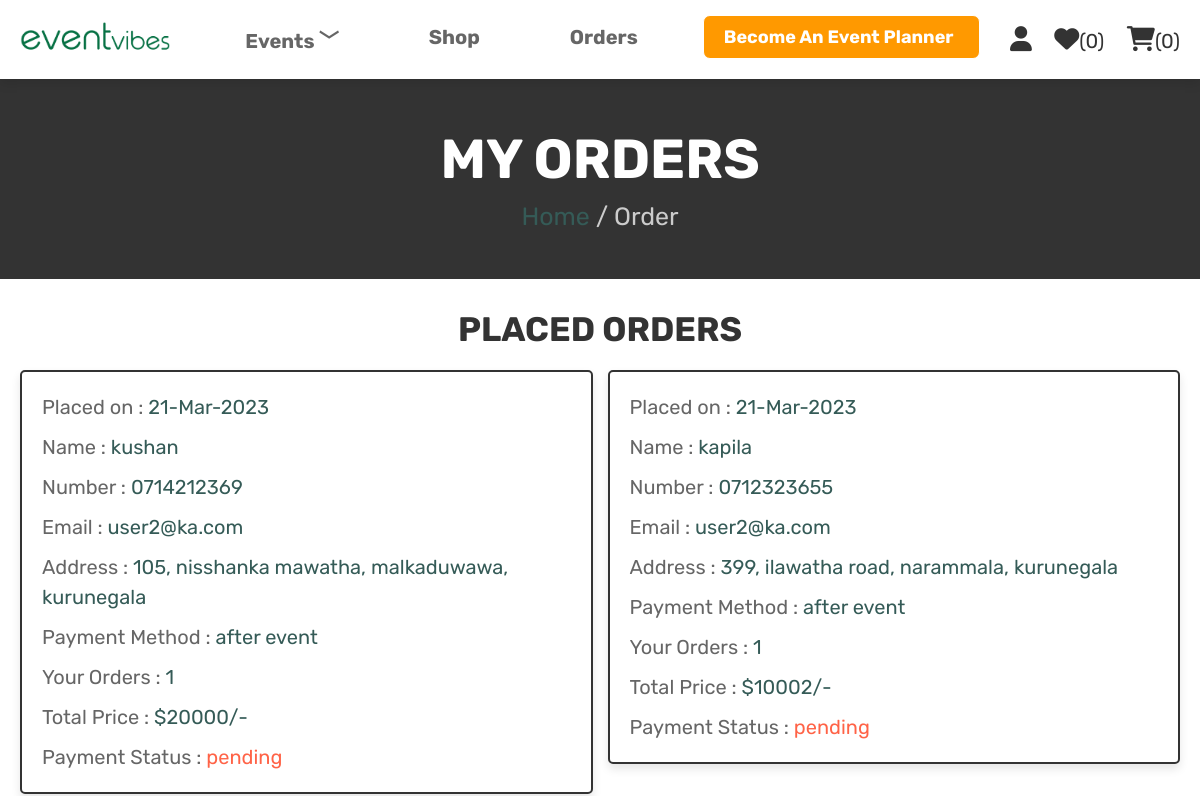
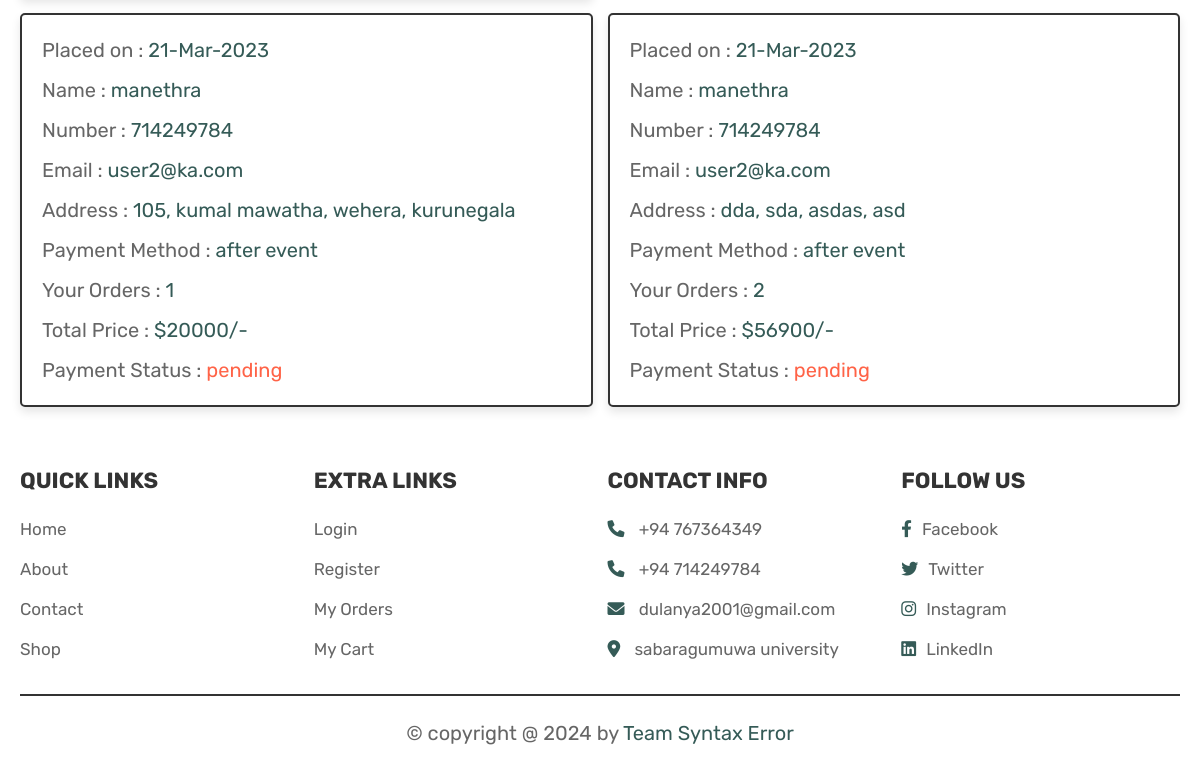
Page /orders.php (signed in) on the earlier database version (2 pictures, top to bottom).
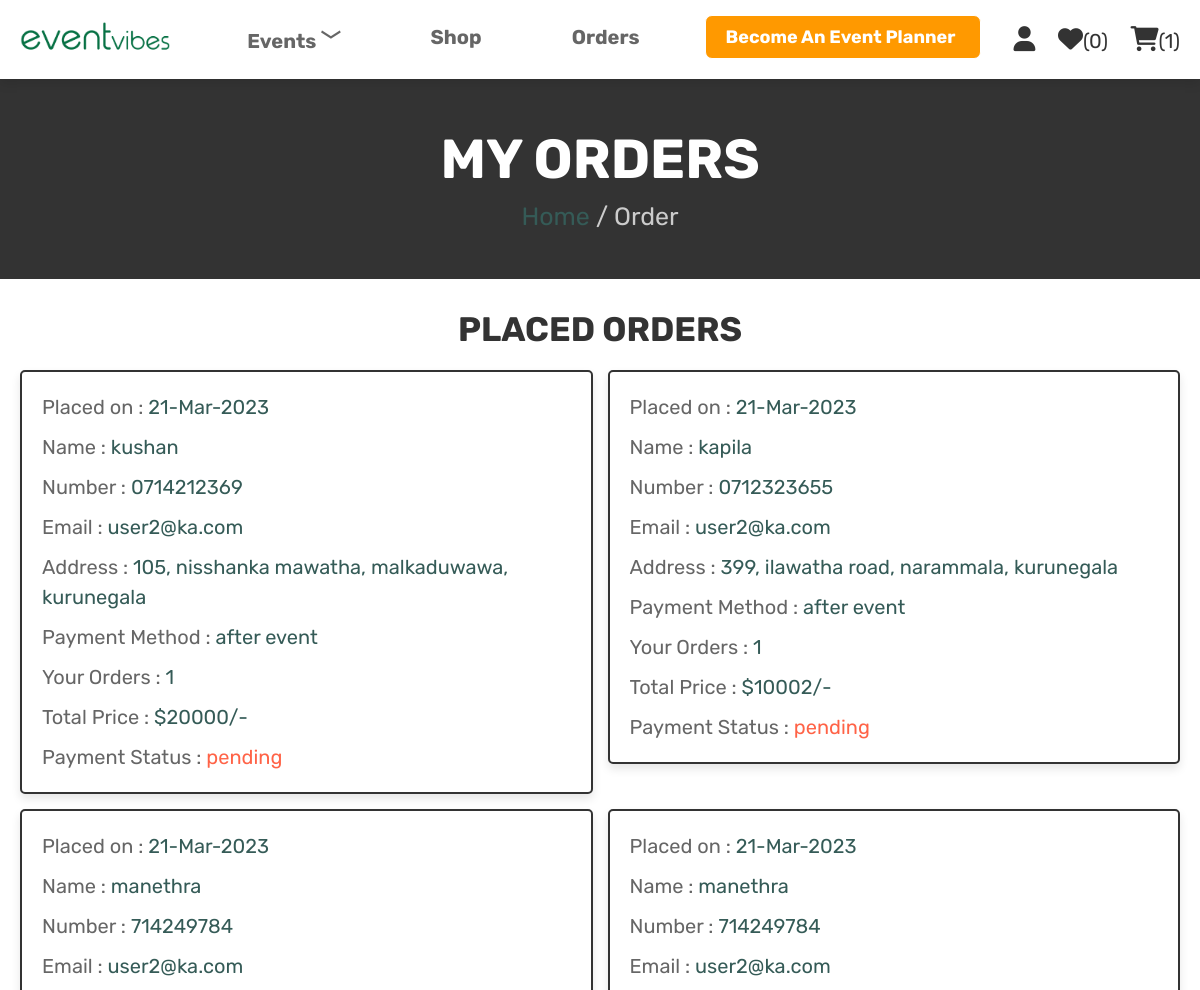
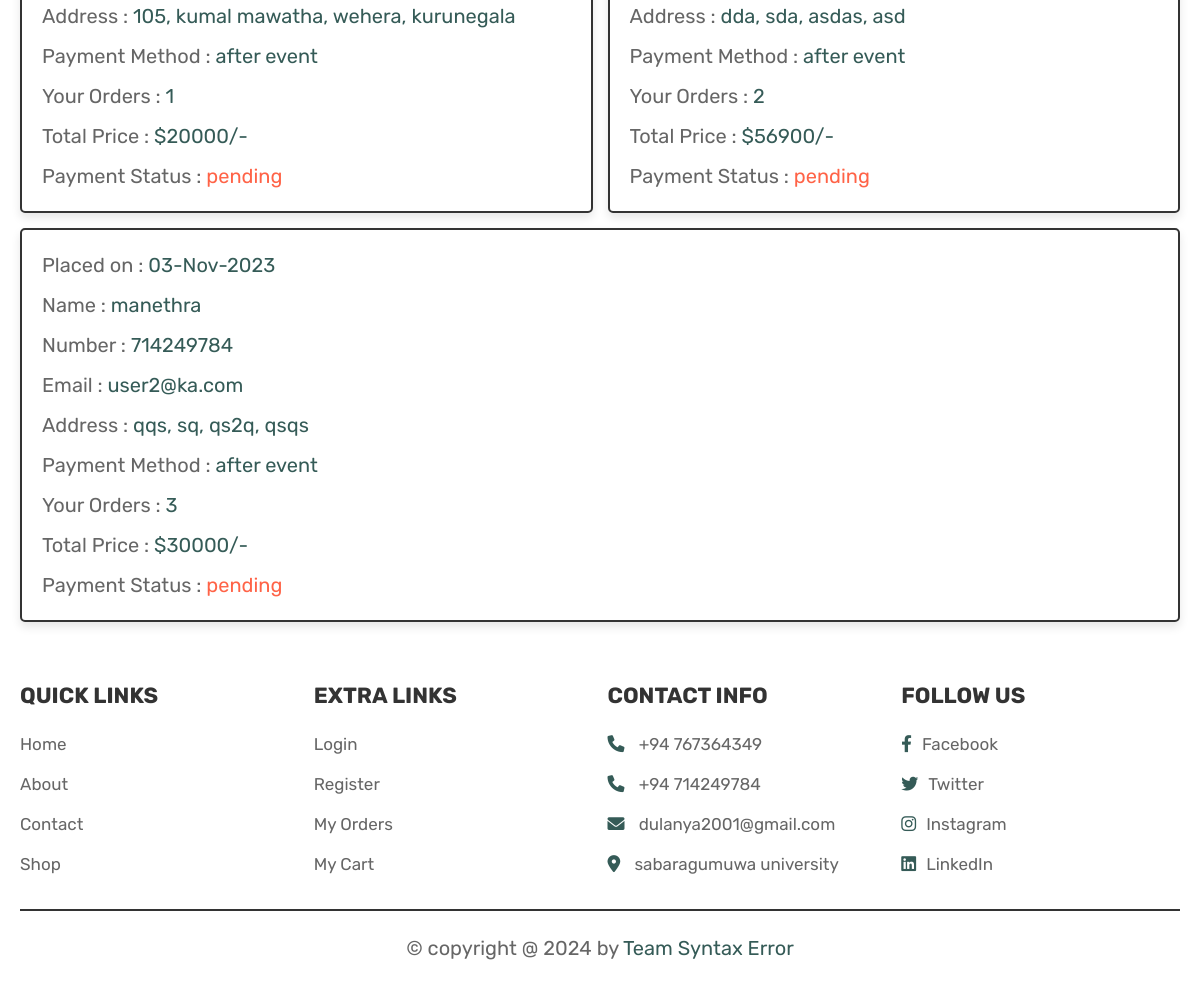
Same page on the later database version (2 pictures, top to bottom).
### tables this page shows
CREATE TABLE IF NOT EXISTS `orders` (
  `id` int(100) NOT NULL AUTO_INCREMENT,
  `user_id` int(100) NOT NULL,
  `name` varchar(100) NOT NULL,
  `number` varchar(12) NOT NULL,
  `email` varchar(100) NOT NULL,
  `method` varchar(50) NOT NULL,
  `address` varchar(500) NOT NULL,
  `event_date` varchar(100) NOT NULL,
  `participants` int(11) NOT NULL,
  `total_products` int(10) NOT NULL,
  `total_price` int(100) NOT NULL,
  `placed_on` varchar(50) NOT NULL,
  `payment_status` varchar(20) NOT NULL DEFAULT 'pending',
  `planner_id` int(100) NOT NULL,
  `pid` int(11) NOT NULL,
  `package` varchar(100) NOT NULL,
  PRIMARY KEY (`id`)
);

### orders.php (the view, shortened to what this page needs)
<?php
@include 'config.php';
$user_id = $_SESSION['user_id'];
?>
<!DOCTYPE html>
<html lang="en">
<head>
   <link rel="stylesheet" href="https://cdnjs.cloudflare.com/ajax/libs/font-awesome/6.0.0/css/all.min.css">
   <link rel="stylesheet" href="css/styles.css">
</head>
<body>
<?php @include 'header.php'; ?>
<section class="heading">
    <h3>My Orders</h3>
    <p> <a href="home.php">Home</a> / Order </p>
</section>
<section class="placed-orders">
    <h1 class="title">Placed Orders</h1>
    <div class="box-container">
    <?php
        $select_orders = mysqli_query($conn, "SELECT * FROM `orders` WHERE user_id = '$user_id'") or die('query failed');
        if(mysqli_num_rows($select_orders) > 0){
            while($fetch_orders = mysqli_fetch_assoc($select_orders)){
    ?>
    <div class="box">
        <p> Placed on : <span><?php echo $fetch_orders['placed_on']; ?></span> </p>
        <p> Name : <span><?php echo $fetch_orders['name']; ?></span> </p>
        <p> Number : <span><?php echo $fetch_orders['number']; ?></span> </p>
        <p> Email : <span><?php echo $fetch_orders['email']; ?></span> </p>
        <p> Address : <span><?php echo $fetch_orders['address']; ?></span> </p>
        <p> Payment Method : <span><?php echo $fetch_orders['method']; ?></span> </p>
        <p> Your Orders : <span><?php echo $fetch_orders['total_products']; ?></span> </p>
        <p> Total Price : <span>$<?php echo $fetch_orders['total_price']; ?>/-</span> </p>
        <p> Payment Status : <span style="color:<?php if($fetch_orders['payment_status'] == 'pending'){echo 'tomato'; }else{echo 'green';} ?>"><?php echo $fetch_orders['payment_status']; ?></span> </p>
    </div>
    <?php
        }
    }else{
        echo '<p class="empty">no orders placed yet!</p>';
    }
    ?>
    </div>
</section>
<?php @include 'footer.php'; ?>
</body>
</html>

### header.php (shortened to what this page needs)
<header class="header">
    <div class="flex">
        <a href="home.php" ><img src="images/logo.png" class="logo"></a>
        <nav class="navbar">
            <ul>
                <li><a href="#">Events ﹀</a>
                </li>
                <li><a href="shop.php">shop</a></li>
                <li><a href="orders.php">orders</a></li>
                <li><a href="register_planners.php" class="become">Become an Event Planner</a></li>
            </ul>
        </nav>
        <div class="icons">
            <div id="user-btn" class="fas fa-user"></div>
            <?php
                $select_wishlist_count = mysqli_query($conn, "SELECT * FROM `wishlist` WHERE user_id = '$user_id'") or die('query failed');
                $wishlist_num_rows = mysqli_num_rows($select_wishlist_count);
            ?>
            <a href="wishlist.php"><i class="fas fa-heart"></i><span>(<?php echo $wishlist_num_rows; ?>)</span></a>
            <?php
                $select_cart_count = mysqli_query($conn, "SELECT * FROM `cart` WHERE user_id = '$user_id'") or die('query failed');
                $cart_num_rows = mysqli_num_rows($select_cart_count);
            ?>
            <a href="cart.php"><i class="fas fa-shopping-cart"></i><span>(<?php echo $cart_num_rows; ?>)</span></a>
        </div>
    </div>
</header>

### footer.php
<section class="footer">
    <div class="box-container">
        <div class="box">
            <h3>Quick Links</h3>
            <a href="home.php">Home</a>
            <a href="about.php">About</a>
            <a href="contact.php">Contact</a>
            <a href="shop.php">Shop</a>
        </div>
        <div class="box">
            <h3>Extra Links</h3>
            <a href="login.php">Login</a>
            <a href="register.php">Register</a>
            <a href="orders.php">My Orders</a>
            <a href="cart.php">My Cart</a>
        </div>
        <div class="box">
            <h3>Contact Info</h3>
            <p> <i class="fas fa-phone"></i> +94 767364349 </p>
            <p> <i class="fas fa-phone"></i> +94 714249784 </p>
            <p> <i class="fas fa-envelope"></i> dulanya2001@gmail.com </p>
            <p> <i class="fas fa-map-marker-alt"></i> sabaragumuwa university </p>
        </div>
        <div class="box">
            <h3>Follow Us</h3>
            <a href="#"><i class="fab fa-facebook-f"></i>Facebook</a>
            <a href="#"><i class="fab fa-twitter"></i>Twitter</a>
            <a href="#"><i class="fab fa-instagram"></i>Instagram</a>
            <a href="#"><i class="fab fa-linkedin"></i>LinkedIn</a>
        </div>
    </div>
    <div class="credit">&copy; copyright @ <?php echo date('Y'); ?> by <span>Team Syntax Error</span> </div>
</section>

### css/styles.css (style rules this page uses)
:root { --green:#355B57; --red:#c0392b; --orange:#f39c12; --black:#333; --white:#fff; --light-color:#666; --light-white:#ccc; --light-bg:#f5f5f5; --border:.2rem solid var(--black); --bordergrey:.2rem solid var(--light-color); --bordergreen:.2rem solid green; --borderwhite:.2rem solid white; --box-shadow:0 .5rem 1rem rgba(0,0,0,.1); }
* { font-family: 'Rubik', sans-serif; margin:0; padding:0; box-sizing: border-box; outline: none; border:none; text-decoration: none; transition:all .2s linear; }
html { font-size: 62.5%; overflow-x: hidden; scroll-behavior: smooth; scroll-padding-top: 6.5rem; }
body { background-color: white; }
section { padding:3rem 2rem; }
.heading { display: flex; flex-flow: column; align-items: center; justify-content: center; gap:1rem; background-color: var(--black); text-align: center; min-height: 25vh; }
.heading h3 { font-size: 5.5rem; color:var(--white); text-transform: uppercase; }
.heading p { font-size: 2.5rem; color:var(--light-white); }
.heading p a { color:var(--green); }
.title { text-align: center; margin-bottom: 2rem; color:var(--black); text-transform: uppercase; font-size: 4rem; }
.header { position: sticky; top:0; left:0; right:0; background-color: var(--white); z-index: 1000; box-shadow: var(--box-shadow); }
.header .flex { margin-left: 0px; margin-right: 0px; display: flex; align-items: center; justify-content: space-between; padding:1.5rem 2rem; max-width: auto; position: relative; }
.logo { width: 150px; }
.header .flex .navbar ul { list-style: none; color: black; }
.header .flex .navbar ul li { float: left; position: relative; padding-left: 40px; font-weight: 700; color: black; }
.header .flex .navbar ul li a { font-size: 2rem; padding:1rem 2.5rem; display: block; color:var(--light-color); text-transform: capitalize; }
.header .flex .icons > * { font-size: 2.5rem; margin-left: 2rem; color:var(--black); cursor: pointer; }
.header .flex .icons span { font-size: 2rem; }
.header .flex .navbar ul li .become { background-color: #FF9900; border: 1px solid #FFFFFF; border-radius: 7px; color:#FFFFFF; font-size: 18px; padding-left: 20px; }
.title { font-size: 34px; font-weight: bold; text-align: center; margin-bottom: 20px; }
.placed-orders .box-container { max-width: 1200px; margin:0 auto; display: flex; flex-wrap: wrap; gap:1.5rem; align-items: flex-start; }
.placed-orders .box-container .box { background-color: var(--white); padding:1rem 2rem; border:var(--border); box-shadow: var(--box-shadow); flex:1 1 40rem; border-radius: .5rem; }
.placed-orders .box-container .box p { margin: 1rem 0; font-size: 2rem; line-height: 1.5; color:var(--light-color); }
.placed-orders .box-container .box p span { color:var(--green); }
.footer { background-color: var(--white); }
.footer .box-container { max-width: 1200px; margin:0 auto; display: grid; grid-template-columns: repeat(auto-fit, minmax(27rem, 1fr)); gap:1.5rem; align-items: flex-start; }
.footer .box-container .box h3 { font-size: 2.2rem; color:var(--black); margin-bottom: 1.5rem; text-transform: uppercase; }
.footer .box-container a, .footer .box-container p { font-size: 1.7rem; color:var(--light-color); padding:1rem 0; display: block; }
.footer .box-container a i, .footer .box-container p i { color:var(--green); padding-right: 1rem; }
.footer .credit { text-align: center; padding-top: 2.5rem; margin-top: 2.5rem; border-top: var(--border); font-size: 2rem; color:var(--light-color); }
.footer .credit span { color:var(--green); }

Differences in the rows shown:
added orders: placed_on "03-Nov-2023", name "manethra", number "714249784", email "user2@ka.com", address "qqs, sq, qs2q, qsqs", method "after event", total_products "3", total_price "30000", payment_status "pending"
Other differences:
$cart_num_rows: "0" → "1"
